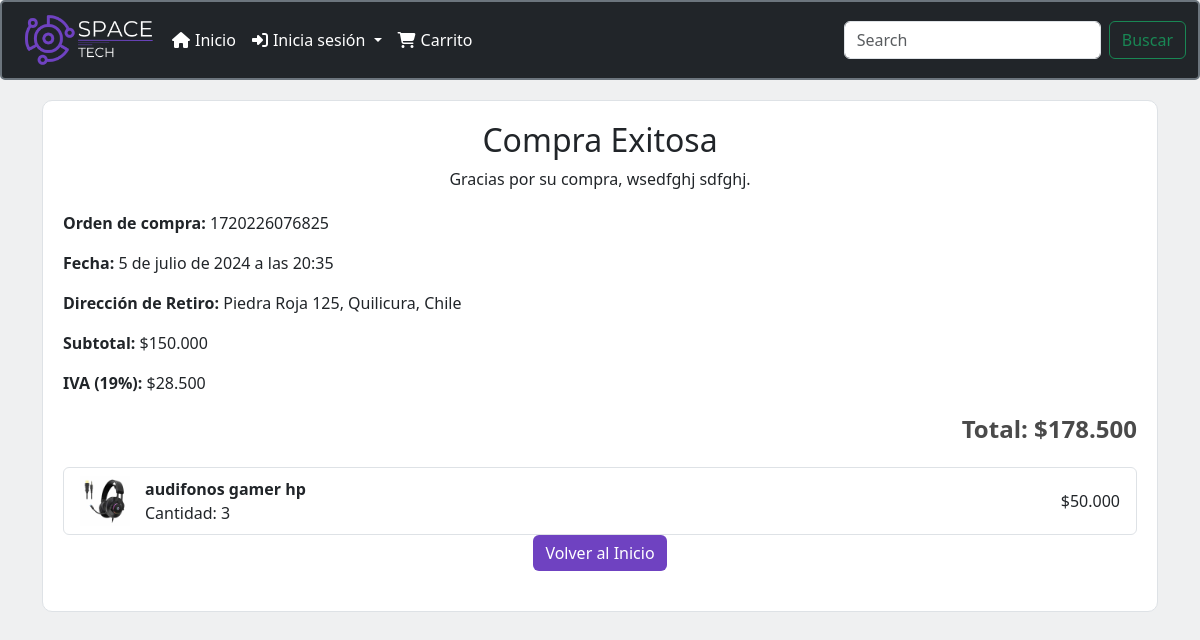
The page /purchase_success/ (signed in) on the database its author committed.
### menu/models.py (models this page shows, shortened)
class Venta(models.Model):
    ESTADO_CHOICES = [
        ('Pendiente', 'Pendiente'),
        ('Entregado', 'Entregado'),
    ]
    id = models.AutoField(primary_key=True)
    usuario = models.ForeignKey(Usuario, on_delete=models.CASCADE)
    id_boleta = models.CharField(max_length=30)
    fecha = models.DateTimeField(default=timezone.now)
    subtotal = models.DecimalField(max_digits=10, decimal_places=2)
    iva = models.DecimalField(max_digits=10, decimal_places=2)
    total = models.DecimalField(max_digits=10, decimal_places=2)
    direccion_retiro = models.CharField(max_length=255, default="Piedra Roja 125, Quilicura, Chile")  # Dirección de retiro
    estado = models.CharField(max_length=10, choices=ESTADO_CHOICES, default='Pendiente')  # Estado de la venta

class Usuario(models.Model):
    ROLE_CHOICES = [
        ('ADMIN', 'Administrador'),
        ('BODEGA', 'Bodeguero'),
        ('CLIENT', 'Cliente'),
    ]
    nombre_usuario = models.CharField(max_length=30)
    nombre = models.CharField(max_length=30)
    apellido = models.CharField(max_length=30)
    email = models.EmailField(unique=True)
    tfno = models.CharField(max_length=8, verbose_name="Telefono")
    clave = models.CharField(max_length=30)
    confirmar_clave = models.CharField(max_length=30)
    direccion = models.CharField(max_length=255, verbose_name="Dirección", null=True, blank=True)
    role = models.CharField(max_length=6, choices=ROLE_CHOICES)

class DetalleVenta(models.Model):
    venta = models.ForeignKey(Venta, on_delete=models.CASCADE)
    producto = models.ForeignKey(Producto, on_delete=models.CASCADE)
    cantidad = models.IntegerField()
    precio_unitario = models.DecimalField(max_digits=10, decimal_places=2)
    total = models.DecimalField(max_digits=10, decimal_places=2)

class Producto(models.Model):
    id_producto = models.AutoField(primary_key=True, editable=False)
    nombre_producto = models.CharField(max_length=100, verbose_name='Nombre del Producto')
    proveedor = models.ForeignKey(Proveedor, on_delete=models.CASCADE, verbose_name='Proveedor')
    stock_actual = models.IntegerField(verbose_name='Stock Actual', null=True, blank=True)
    stock_minimo = models.IntegerField(verbose_name='Stock Mínimo', null=True, blank=True)
    precio_costo = models.IntegerField(verbose_name='Precio de Costo')
    precio_venta = models.IntegerField(verbose_name='Precio de Venta', default=0)
    foto_producto = models.ImageField(upload_to='static/img/', verbose_name='Foto del Producto', null=True, blank=True)
    mostrar_en_home = models.BooleanField(default=False, verbose_name='Mostrar en Home')

### menu/views.py (the view)
# urls.py: path('purchase_success/', views.purchase_success, name='purchase_success'),
@login_required
def purchase_success(request):
    usuario = get_object_or_404(Usuario, email=request.user.email)
    venta = Venta.objects.filter(usuario=usuario).order_by('-fecha').first()
    if not venta:
        return redirect('view_cart')  # Redirigir al carrito si no hay ventas
    detalles = DetalleVenta.objects.filter(venta=venta)
    venta.subtotal = float(venta.subtotal)
    venta.iva = float(venta.iva)
    venta.total = float(venta.total)
    for detalle in detalles:
        detalle.precio_unitario = float(detalle.precio_unitario)
        detalle.total = float(detalle.total)
    return render(request, 'purchase_success.html', {
        'venta': venta,
        'detalles': detalles
    })

### menu/context_processors.py (called while the page is built)
def carrito_items_count(request):
    if request.user.is_authenticated:
        cart, created = Cart.objects.get_or_create(user=request.user)
        carrito_items_count = CartItem.objects.filter(cart=cart).aggregate(total_quantity=Sum('quantity'))['total_quantity'] or 0
    else:
        carrito_items_count = 0
    return {
        'carrito_items_count': carrito_items_count
    }

### menu/templatetags/custom_filters.py (called while the page is built)
@register.filter(name='format_price')
def format_price(value):
    return f"${value:,.0f}".replace(",", ".")

### menu/templates/purchase_success.html (shortened to what this page needs)
<!DOCTYPE html>
<html lang="en">
{% load static %}
{% load custom_filters %}
<head>
    <link href="https://cdnjs.cloudflare.com/ajax/libs/font-awesome/6.0.0-beta3/css/all.min.css" rel="stylesheet">
    <link href="https://cdn.jsdelivr.net/npm/bootstrap@5.3.3/dist/css/bootstrap.min.css" rel="stylesheet">
</head>
<body style="background-color: #eff0f1;">
    {% include "plantilla/menu.html" %}
    <div class="container">
        <div class="receipt">
            <div class="receipt-header">
                <h2>Compra Exitosa</h2>
                <p>Gracias por su compra, {{ venta.usuario.nombre }} {{ venta.usuario.apellido }}.</p>
            </div>
            <div class="receipt-details">
                <p><strong>Orden de compra:</strong> {{ venta.id_boleta }}</p>
                <p><strong>Fecha:</strong> {{ venta.fecha }}</p>
                <p><strong>Dirección de Retiro:</strong> {{ venta.direccion_retiro }}</p>
                <p><strong>Subtotal:</strong> {{ venta.subtotal|format_price }}</p>
                <p><strong>IVA (19%):</strong> {{ venta.iva|format_price }}</p>
                <p class="total"><strong>Total:</strong> {{ venta.total|format_price }}</p>
            </div>
            <ul class="list-group">
                {% for detalle in detalles %}
                <li class="list-group-item d-flex justify-content-between align-items-center">
                    <img src="{{ detalle.producto.foto_producto.url }}" alt="{{ detalle.producto.nombre_producto }}" class="product-img">
                    <div class="product-details">
                        <div class="product-name">{{ detalle.producto.nombre_producto }}</div>
                        <div>Cantidad: {{ detalle.cantidad }}</div>
                    </div>
                    <span>{{ detalle.precio_unitario|format_price }}</span>
                </li>
                {% endfor %}
            </ul>
            <div class="receipt-footer">
                <a href="/" class="btn btn-primary">Volver al Inicio</a>
            </div>
        </div>
    </div>
</body>
</html>

### menu/templates/purchase_success.html (style rules this page uses)
.receipt { background-color: #fff; padding: 20px; border: 1px solid #dee2e6; border-radius: 10px; margin-top: 20px; }
.receipt-header, .receipt-footer { text-align: center; margin-bottom: 20px; }
.receipt-details { margin-bottom: 20px; }
.product-img { width: 50px; height: auto; margin-right: 15px; }
.product-details { flex-grow: 1; }
.product-name { font-weight: bold; }
.total { font-size: 1.5rem; font-weight: bold; text-align: right; color: #4a4a4a; }

### menu/templates/plantilla/menu.html (style rules this page uses)
.btn-primary { background-color: #6f42c1; border: none; }

### rows shown on the page
Venta: usuario.nombre "wsedfghj", usuario.apellido "sdfghj", id_boleta "1720226076825", fecha "5 de julio de 2024 a las 20:35", direccion_retiro "Piedra Roja 125, Quilicura, Chile", subtotal "$150.000", iva "$28.500", total "$178.500"
DetalleVenta: producto.foto_producto (picture), producto.nombre_producto "audifonos gamer hp", cantidad "3", precio_unitario "$50.000"
